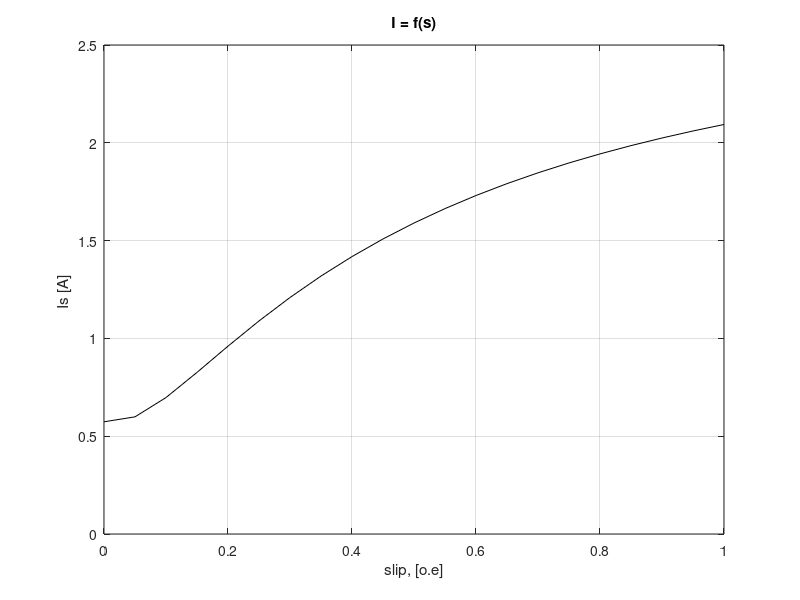

The MATLAB script that drew this image: (Note: this script raises an error after producing the figure.)
% Callculation characteristik M(S) and Is(S) AD- firma ABB
% Main dannie of AD-firma ABB
%==============================
clc,
unom=220;% faznoe uoltage [V]
m=3; % chislo faze,
Pn=0.25e3;% nominal power, [WT]
f=50;% nominal chastota, [HZ}
Sn=0.08;% nominal slip,
nr=1500*(1-Sn);% nominal speed, [ob/min],
kpd=0.68;% nominal kpd, [o.e.],
cosfi=0.65;% nominal cos(fi), [o.e.],
Inom=Pn/(m*unom*kpd*cosfi); % nominal current, [A],
p=2;% number of par poles,
wc=2*pi*f/p; % sinxron omega ,
w=pi*nr/30; % nominal omega,
Mnom=Pn/w; % nominal moment,
%================ SERIA 4A =====================================
Zb=unom/Inom;%resistanse AD of serii 4A (Spravochik for serii 4A),
R1=0.15*Zb; R2=0.14*Zb; Xmu=1.4*Zb; X1=0.082*Zb; X2=0.17*Zb;
%===============================================================
s1=0:0.05:1;
nn=length(s1);
Is=zeros(1,nn);
Mm=zeros(1,nn);
Pem1=zeros(1,nn);
%======================
for f=40:10:60;
xma=Xmu*f/50;
xr=X2*f/50;
zsa=R1+j*X1*f/50; 
rr=R2; 
n=1;
for s=0:0.05:1;
%======================================
del1=rr^2+s^2*(xma+xr)^2;
Rra1=s*xma^2*rr/del1;
Xra1=(xma*rr^2+s^2*xma*xr*(xma+xr))/del1;
Za1=zsa+Rra1+j*Xra1;
%======================
Ua=unom*f/50;
Ia=Ua/Za1;
Pem=m*abs(Ia)^2*Rra1;
Mem=Pem/wc;
Iaa=abs(Ia);
Is(n)=Iaa;
Mm(n)=Mem;
Pem1(n)=Pem;
n=n+1;
end
figure(1),
plot(s1,Is,'k'); grid; hold on;
xlabel('slip, [o.e]');
ylabel('Is [A] ');
title('I = f(s)'); 
legend('f=60','f=50','f=40',4);
%========================
figure(2),
plot(s1,Mm,'-k');grid; hold on ;
xlabel('slip, [o.e]');
ylabel(' Mem,  [N*M]');
title(' M = f(s) )');
legend('f=60','f=50','f=40',4);
%========================
Mmax=max(Mm);
Km=Mmax/Mnom;
fx=num2str(f);
disp(['   f=', fx,'[Hz]']);
Ki=Iaa/Inom;
Kp=Mem/Mnom;
disp('     Km        Kp        Ki');
disp([Km Kp Ki]);
end
%=======================
% The eng program ABB2.m

